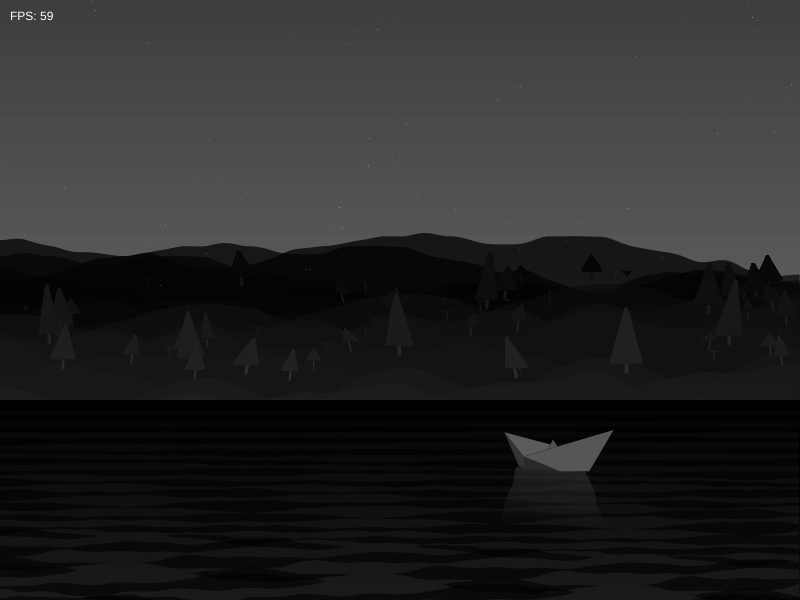
Frame 1 (no input)
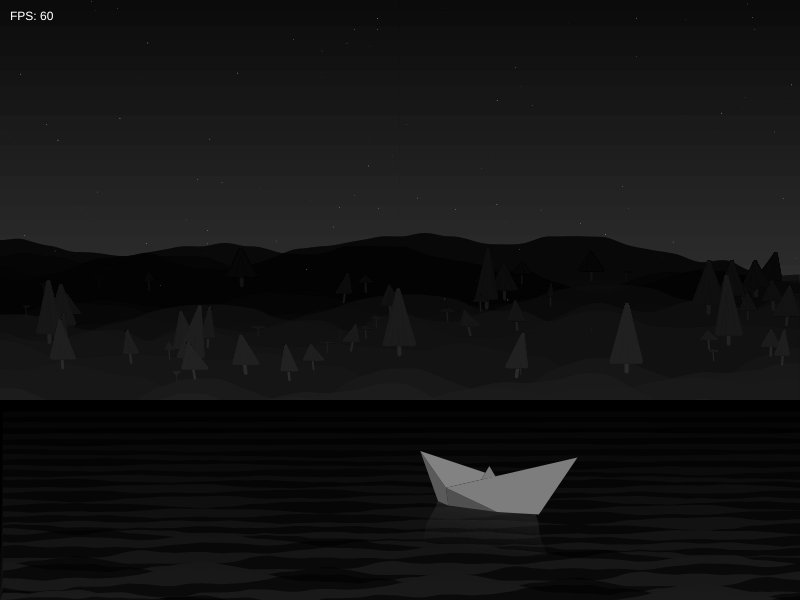
Frame 60 (no input)
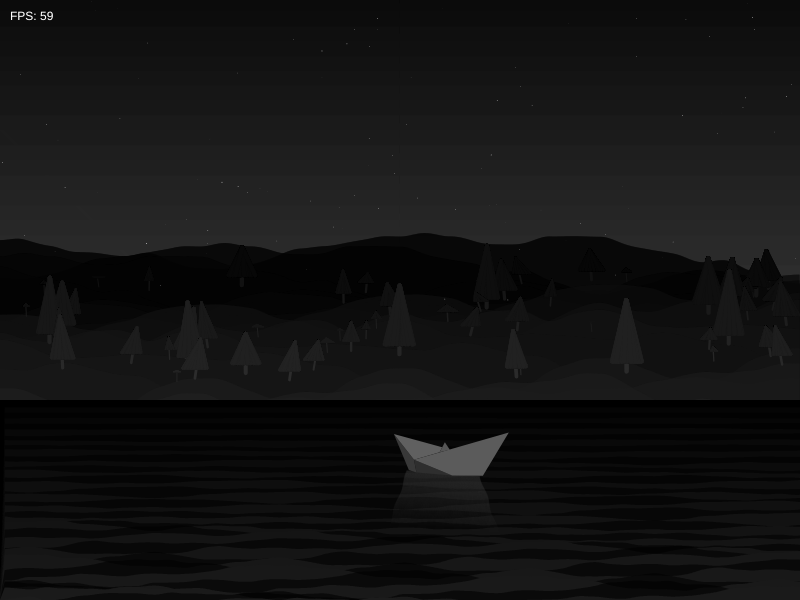
Frame 120 (the mouse pressed at the canvas centre since frame 60)

The p5.js sketch that drew these frames (run headless with seeded random() and noise() and a simulated clock; from frame 60 on, the mouse is pressed at the canvas centre):

// p5.js sketch
// ── sketch.js
let stars = [];
let mountains = [];
let trees = [];
let maxTreeAge = 10000;
let bg, randomTimer;

function setup() {
  createCanvas(800, 600);
  randomTimer = random(0, width);

  // create static background
  bg = createGraphics(800, 600);
  renderBackground(bg);

  // Make Stars
  for (let i = 0; i < 100; i++) {
    let s = new Star(random(0, width), 
      random(0, height / 2), i * 10);
    stars.push(s);
  }

  // Make Trees
  let myTreeWidth = random(280, 330);
  for (let i = 0; i < 60; i++) {
    let t = new Tree(
      random(0, width),
      map(i, 0, 29, 280, 330),
      random(50,100),
      random(0, 8000)
    );
    trees.push(t);
  }
}

function draw() {
  background(30, 30, 30, 40);
  image(bg, 0, 0); // render background

  //ADD Stars
  for (let star of stars) {
    star.animate();
  }

  randomTimer = random(0, 100);

  //ADD Shooting Star
  if (randomTimer < 2) {
    stroke(200, 200, 200, 70);
    strokeWeight(random(0.5, 2));
    let randomX = random(-400, width);
    line(randomX, 0, (randomX += 400), 400);
  }

  //ADD Clouds

  //ADD Trees
  for (let tree of trees) {
    tree.animate();
  }

  renderWater();
  makeBoat(width / 2, 500);
  doFps();
}

function renderWater() {
  fill(0);
  noStroke();
  rect(0, 400, width, 200);

  for (let i = 0; i < /*120*/40; i++) {
    if (i % 2 == 0) {
      fill(map(i, 0, 119, 5, 80), 255);
    } else {
      fill(0, 150);
    }
    let xoff = i + 1 * 900;
    beginShape();
    vertex(width, height);
    vertex(0, height);
    for (let k = 0; k < width; k++) {
      //fill(map(i, 0, 7, 0, 80), 30);
      let myNoiseValue = noise(xoff + frameCount / 100) * i + 10;
      let pointY = map(myNoiseValue, 0, 79, 600, 390);
      let mappedSin = sin(frameCount / 100) * 5;
      vertex(k + mappedSin, myNoiseValue + (i * 5 + 400) + sin(frameCount / 20) * 10);
      xoff -= 0.008;
    }
    endShape(CLOSE);
  }
}

function makeBoat(x, y) {
  noStroke();
  let scaler = 3;
  let myX = x - 50;
  let myY = y - 30;
  myY += sin(frameCount / 40) * 10;
  myX += map(noise(frameCount / 1000), 0, 1, -600, 600);

  push();
  rotate(sin(frameCount / 40) / 16);

  // Using Y value to give a sense of perspective.
  scaler = map(myY, 460, 480, 1.3, 3.5);

  // Make the boat Darker when it get further away...
  let myBoatFill = map(myY, 460, 480, -10, 70);


  // ADD REFLECTION as a gradient
  for (let i = 1; i < 200; i++) {
    let fadeColor = map(i, 0, 99, 100, -40);
    strokeWeight(1.5);
    let myReflectWave = (noise(10, i / 1000) * 20) - sin(frameCount + (i * 30) / 150) - 10;
    stroke(70, fadeColor - myBoatFill / 2);
    line(
      myX + myReflectWave - 14 * scaler - i / 3,
      myY - 2 * scaler + i,
      myX + myReflectWave + 14 * scaler + i / 3,
      myY + i
    );
  }

  //console.log(myY);
  // Sorry this is a mess, but graphics can be difficult...

  fill(10 + myBoatFill);
  quad(
    myX + 3 * scaler,
    myY,
    myX - 12 * scaler,
    myY - 6 * scaler,
    myX - 11 * scaler,
    myY - 1 * scaler,
    myX + 3 * scaler,
    myY
  );
  fill(20 + myBoatFill);
  quad(
    myX - 11 * scaler,
    myY - 1 * scaler,
    myX - 14 * scaler,
    myY - 2 * scaler,
    myX - 20 * scaler,
    myY - 16 * scaler,
    myX - 12 * scaler,
    myY - 6 * scaler
  );
  fill(60 + myBoatFill);
  quad(
    myX - 2 * scaler,
    myY - 9 * scaler,
    myX - 12 * scaler,
    myY - 6 * scaler,
    myX - 20 * scaler,
    myY - 16 * scaler,
    myX - 1 * scaler,
    myY - 11 * scaler
  );
  fill(50 + myBoatFill);
  quad(
    myX,
    myY - 13 * scaler,
    myX + 2 * scaler,
    myY - 10 * scaler,
    myX - 2 * scaler,
    myY - 9 * scaler,
    myX,
    myY - 13 * scaler
  );
  fill(55 + myBoatFill);
  quad(
    myX + 3 * scaler,
    myY,
    myX - 12 * scaler,
    myY - 6 * scaler,
    myX + 25 * scaler,
    myY - 17 * scaler,
    myX + 15 * scaler,
    myY
  );
  pop();
}

class Tree {
  constructor(x, y, size, age) {
    this.x = x;
    this.y = y;
    this.size = size;
    this.weight = random(1, 5);
    this.age = age;
  }
  animate() {
    // Increment the age of each Tree.
    this.age += 10;

    let myStrokeColor = map(this.y, 260, 400, 10, 50);

    stroke(myStrokeColor);
    strokeWeight(this.age / 2000);

    // Create the draw points
    let topOfTree = this.y - this.size;
    let mySmallerSize = this.size - 10;
    let myTinyRotation = map(noise(this.age / 300), 0, 1, -15, 15);


    let myColourMap = map(this.age, 0, 10000, 60, 255);

    // Using this.age, to make the tree move through a growth cycle.
    if (this.age < 3000) {
      // Young Tree so grow from a small item
      stroke(myStrokeColor);
      line(
        this.x,
        this.y,
        this.x + myTinyRotation / 5,
        this.y - mySmallerSize * (this.age / 10000)
      );
      for (let i = 0; i < 100; i++) {
        stroke(myStrokeColor - 10);
        line(
          this.x + myTinyRotation / 5,
          this.y - mySmallerSize * (this.age / 10000),
          random(
            this.x - 2 + this.size / 10000 - this.weight,
            this.x + 2 - this.size / 10000 + this.weight
          ),
          topOfTree + mySmallerSize
        );
      }
    }

    if (this.age > 3000 && this.age < 5000) {
      // Middle Age Tree.
      // Young Tree so grow from a small item
      stroke(myStrokeColor);
      line(
        this.x,
        this.y,
        this.x + myTinyRotation,
        this.y - mySmallerSize * (this.age / 10000)
      );
      for (let i = 0; i < 100; i++) {
        stroke(myStrokeColor - 10);
        line(
          this.x + myTinyRotation,
          this.y - mySmallerSize * (this.age / 10000),
          random(
            this.x - 5 + this.size / 10000 - this.weight,
            this.x + 5 - this.size / 10000 + this.weight
          ),
          topOfTree + mySmallerSize
        );
      }
    }

    if (this.age > 5000 && this.age < 8000) {
      // Older Tree.

      // Young Tree so grow from a small item
      stroke(myStrokeColor);
      line(
        this.x,
        this.y,
        this.x + myTinyRotation,
        this.y - mySmallerSize * (this.age / 10000)
      );

      for (let i = 0; i < 100; i++) {
        stroke(myStrokeColor - 10);
        line(
          this.x + myTinyRotation,
          this.y - mySmallerSize * (this.age / 10000),
          random(
            this.x - 8 + this.size / 10000 - this.weight,
            this.x + 8 - this.size / 10000 + this.weight
          ),
          topOfTree + mySmallerSize
        );
      }
    }

    if (this.age > 8000 && this.age < 10000) {
      // Tree Decay.
      stroke(myStrokeColor);
      line(
        this.x,
        this.y,
        this.x + myTinyRotation / 5,
        this.y - mySmallerSize * (this.age / 10000)
      );
      for (let i = 0; i < 100; i++) {
        stroke(myStrokeColor - 10);
        line(
          this.x + myTinyRotation / 5,
          this.y - mySmallerSize * (this.age / 10000),
          random(
            this.x - 10 + this.size / 10000 - this.weight,
            this.x + 10 - this.size / 10000 + this.weight
          ),
          topOfTree + mySmallerSize
        );
      }

    }

    if (this.age > 10000) {
      let myTreeWidth = random(280, 330);
      this.x = random(0, width);
      // Don't reset the Y value... This keeps the trees from overlapping and this way I'm able to recycle the trees.
      this.size = 100;
      this.weight = random(1, 5);
      this.age = random(0, 2000);
    }
    noStroke();
  }
}

class Mountain {
  constructor(y, c, offset) {
    this.y = y;
    this.c = c;
    this.offset = offset;
  }
  animate(g) {
    for (let i = 0; i < width; i++) {
      let myValue = noise(this.offset + i / 200, 10);
      g.stroke(this.c);
      g.strokeWeight(1);
      g.line(i, this.y + myValue * 100, i, height);
    }
  }
}

class Star {
  constructor(x, y, offset) {
    this.x = x;
    this.y = y;
    this.offset = offset;
  }
  animate() {
    noStroke();
    fill(255);
    let myValue = noise(frameCount / 20 + this.offset);
    ellipse(this.x, this.y, myValue, myValue);
  }
}

function renderBackground(g) {
  for (let i = 0; i < 300; i++) {
    g.strokeWeight(1);
    let myColor = map(i, 0, 299, 10, 50);
    g.stroke(myColor);
    g.line(0, i, width, i);
  }
  for (let i = 0; i < 20; i++) {
    new Mountain(i * 10 + 200, map(i, 0, 20, 0, 35), i).animate(g);
  }
}

function doFps() {
  fill(255);
  noStroke();
  text("FPS: " + floor(frameRate()), 10, 20);
}
